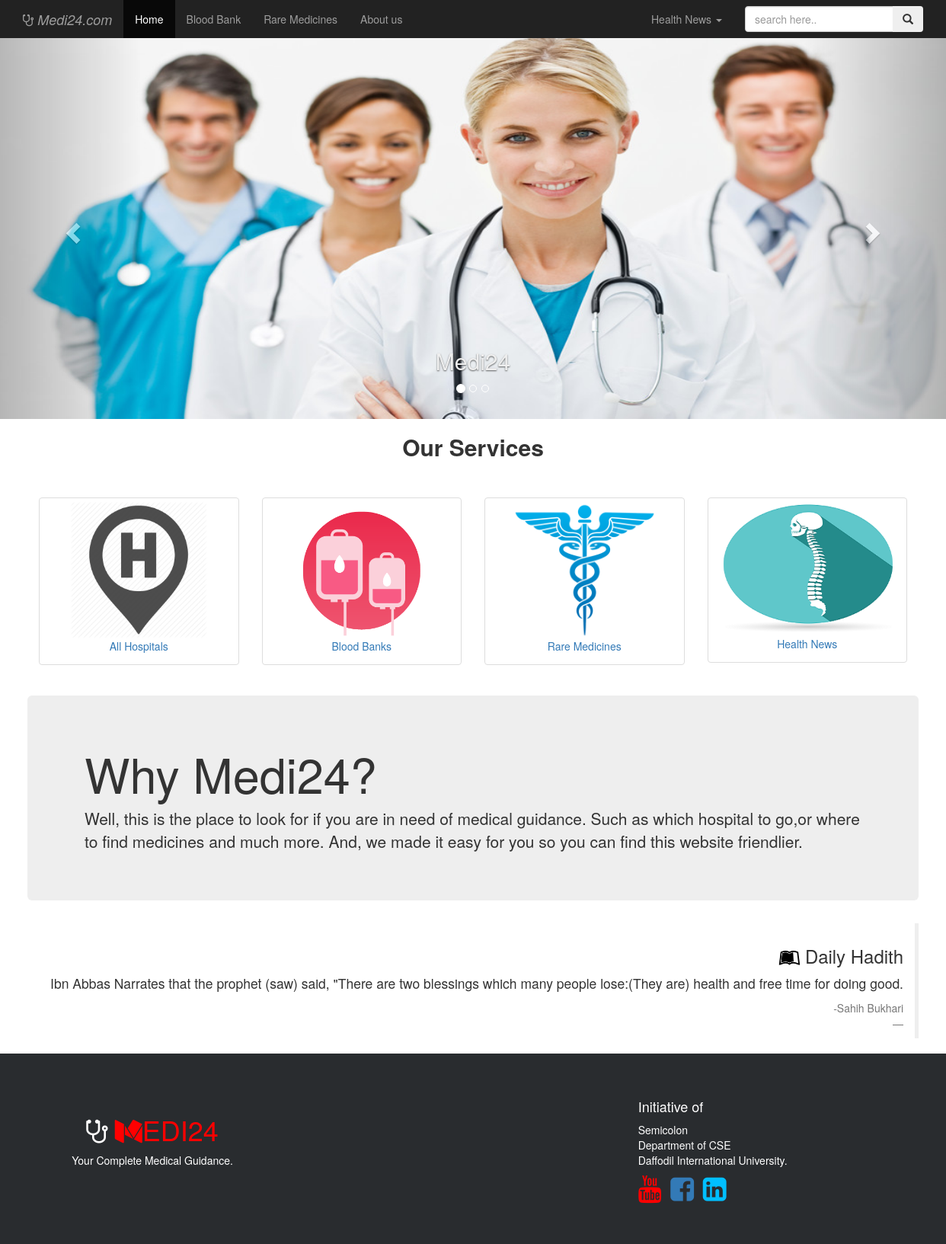
The page /Medi24/home.php on the database its author committed.
### tables this page shows
CREATE TABLE `hadith` (
  `ID` int(11) NOT NULL,
  `hadith` text NOT NULL,
  `written_in` text NOT NULL
);

### Medi24/home.php (the view, shortened to what this page needs)
<!DOCTYPE html>
<html>
<?php include('hospital.php');
?>
    <head>
        <link rel="stylesheet" type="text/css" href="css/bootstrap.min.css">
        <link rel="stylesheet" type="text/css" href="css/custom.css">
<link rel="stylesheet" href="https://cdnjs.cloudflare.com/ajax/libs/font-awesome/4.7.0/css/font-awesome.min.css">
    </head>
    <body>
        <div class="container-fluid">
            <div class="row">
                <div class="nav navbar-inverse">
                    <div class="col-lg-12">
                        <a href="home.php" class="navbar-brand"><i><i class="fa fa-stethoscope" ></i> Medi24.com</i></a>
                        <div class="navbar-collapse collapse" id="mobile_menu">
                            <ul class="nav navbar-nav">
                                <li class="active"><a href="home.php">Home</a></li>
                                <li><a href="blood.php">Blood Bank</a></li>
                                <li><a href="Rare Medicines.php">Rare Medicines</a></li>
                                <li><a href="cntct.php">About us</a></li>
                            </ul>
                            <ul class="nav navbar-nav navbar-right">
                                <li>
                                    <form action="results.php" method="get" class="navbar-form">
                                        <div class="form-group">
                                            <div class="input-group">
                                                <input type="search" name="query" placeholder="search here.." class="form-control">
                                                <span class="input-group-btn">
                                                    <button class="btn btn-secondary" type="submit"><span class="glyphicon glyphicon-search"></span></button>
                                                </span>
                                            </div>
                                        </div>
                                    </form>
                                </li>
                            </ul>
                            <ul class="nav navbar-nav navbar-right">
                                <li><a href="#" class="dropdown-toggle" data-toggle="dropdown">Health News
                                        <span class="caret"></span>
                                    </a>
                                </li>
                            </ul>
                        </div>
                    </div>
                </div>
            </div>
        </div>
        <div id="myCarousel" class="carousel slide" data-ride="carousel">
            <ol class="carousel-indicators">
                <li data-target="#myCarousel" data-slide-to="0" class="active"></li>
                <li data-target="#myCarousel" data-slide-to="1"></li>
                <li data-target="#myCarousel" data-slide-to="2"></li>
            </ol>
            <div class="carousel-inner">
                <div class="item active">
                    <img src="img/ny.jpg" >
                    <div class="carousel-caption">
                        <h2 style="color: #eee">Medi24</h2>
                    </div>
                </div>
            </div>
            <a class="left carousel-control" href="#myCarousel" data-slide="prev">
                <span class="glyphicon glyphicon-chevron-left"></span>
            </a>
            <a class="right carousel-control" href="#myCarousel" data-slide="next">
                <span class="glyphicon glyphicon-chevron-right"></span>
            </a>
        </div>
        <div class="container">
            <div class="row">
                <h2><p align="center"><b>Our Services</b></p>
                </h2>
                <br>
            </div>
        </div>
        <br>
        <div class="container">
            <div class = "row">
                <div class = "col-sm-6 col-md-3">
                    <a href ="Hospitals.php" class = "thumbnail">
                        <img src ="img/hh.png" style="height: 180px;"><p align="center">All Hospitals</p>
                    </a>
                </div>
                <div class = "col-sm-6 col-md-3">
                    <a href = "blood.php" class = "thumbnail">
                        <img src = "img/bb.png" style="height: 180px;"><p align="center">Blood Banks</p>
                    </a>
                </div>
                <div class = "col-sm-6 col-md-3">
                    <a href = "Rare Medicines.php" class = "thumbnail">
                        <img src = "img/mm.png" style="height: 180px;"><p align="center">Rare Medicines</p>
                    </a>
                </div>
                <div class = "col-sm-6 col-md-3" >
                    <a href = "blog.php" class = "thumbnail">
                        <img src = "img/bl.png"><p align="center" style="height: -10px;">Health News</p>
                    </a>
                </div>
            </div>
        </div>
        <br>
        <div class="container">
            <div class="row">
                <div class="jumbotron jumbotron-fluid">
                    <div class="container">
                        <h1 class="display-3">Why Medi24?</h1>
                        <p class="lead">Well, this is the place to look for if you are in need of medical guidance. Such as which hospital to go,or where to find medicines and much more. And,
                            we made it easy for you so you can find this website friendlier.</p>
                    </div>
                </div>
            </div>
        </div>
        <div class="container">
            <div class="row">
                <blockquote class="blockquote-reverse" ><h3><i class="fa fa-leanpub" style="color:black"></i> Daily Hadith</h3>
                    <p><?php
$sql = "SELECT hadith FROM hadith";
$result = $conn->query($sql);
	if ($result->num_rows > 0) {
    while($row = $result->fetch_assoc()) {
        echo "" . $row["hadith"]."<br>";
    }
} else {
    echo "0 results";
}
	?>
</p>
                    <footer><?php
$sql = "SELECT written_in FROM hadith";
$result = $conn->query($sql);
	if ($result->num_rows > 0) {
    while($row = $result->fetch_assoc()) {
        echo "" . $row["written_in"]."<br>";
    }
} else {
    echo "0 results";
}
	?></footer>
                </blockquote>
            </div>
        </div>
        <div class="container">
            <div class="row">
                <div class="container">
                    <div class="row">
                        <div class="col-lg-12 tfoot">
                            <div class="col-lg-4 foot1"><p><h1><i class="fa fa-stethoscope" style="font-size:36px;color:white"> <i class="fa fa-medium" style="font-size:36px;color:red"></i></i>EDI24</h1></p>
                                <p id="p2">Your Complete Medical Guidance.</p>
                            </div>
                            <div class="col-lg-4 f3"></div>
                            <div class="col-lg-4 foot2">
                                <p id="p1">
                                <h4>Initiative of</h4>
                                Semicolon<br>
                                Department of CSE<br>
                                Daffodil International University.
                                </p>
                                <a href="https://www.youtube.com/channel/UCWURFcBMrH65jUylP5uIUlg" target=_blank ><i class="fa fa-youtube" style="font-size:36px;color:red"></i></a>
                                <a href="https://www.facebook.com/printfLlife" target=_blank ><i class="fa fa-facebook-square" style="font-size:36px"></i></a>
                                <a href="https://www.linkedin.com/in/talha-zubaer-506298137/" target=_blank > <i class="fa fa-linkedin-square" style="font-size:36px;color:deepskyblue"></i></a>
                            </div>
                        </div>
                    </div>
                </div>
            </div>
        </div>
    </body>
</html>

### Medi24/css/custom.css (style rules this page uses)
#myCarousel .item img { width: 100%; height: 500px; }
.col-lg-12.tfoot { height: 250px; background: #292C2F; float:left; width: 109%; margin-left:-5%; }
.col-lg-4.foot1 { color: red; text-align: center; margin-top: 60px; }
.col-lg-4.foot2 { color: #fff; margin-top: 50px; text-align: left; }
#p2 { color: #fff; }

### rows shown on the page
hadith: hadith "Ibn Abbas Narrates that the prophet (saw) said, \"There are two blessings which many people lose:(They are) health and free time for doing good.", written_in "-Sahih Bukhari"
